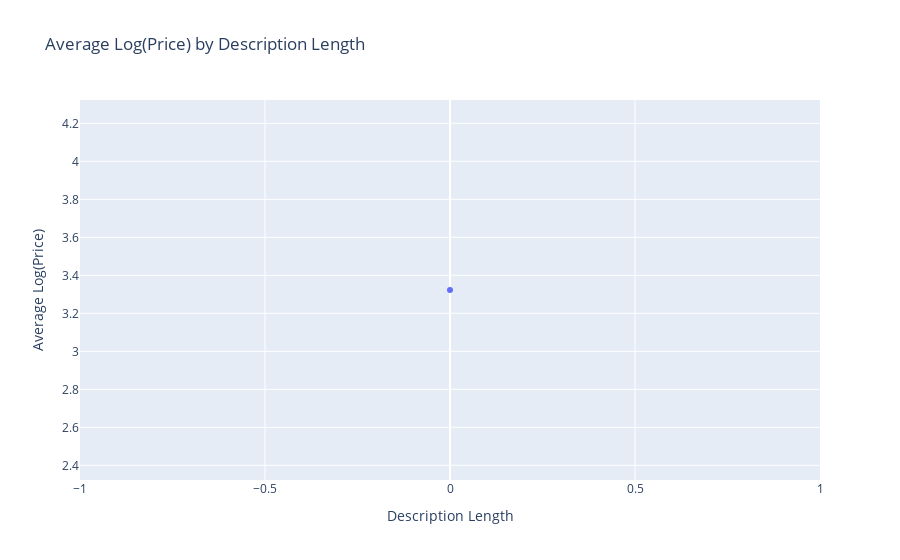

Notebook code for this chart:
### Code cell
# The Impact of Product Descriptions on Pricing
def wordCount(text):
    try:
        text = text.lower()
        regex = re.compile('[' + re.escape(string.punctuation) + '0-9\\r\\t\\n]')
        txt = regex.sub(' ', text)
        words = [w for w in txt.split(" ") if w not in ENGLISH_STOP_WORDS.STOP_WORDS and len(w) > 3]
        return len(words)
    except:
        return 0


train['desc_len'] = train['item_description'].apply(lambda x: wordCount(x))
test['desc_len'] = test['item_description'].apply(lambda x: wordCount(x))
print(train.head())

df = train.groupby('desc_len')['price'].mean().reset_index()
tracel = go.Scatter(x=df['desc_len'], y=np.log(df['price'] + 1), mode='lines+markers', name='lines+markers')
layout = dict(title='Average Log(Price) by Description Length', yaxis=dict(title='Average Log(Price)'),
              xaxis=dict(title='Description Length'))
fig = dict(data=[tracel], layout=layout)
py.iplot(fig)

### Figure 1 — Plotly figure (JSON) as saved in the notebook; plotly's stock layout.template omitted (floating-point values rounded to 4 significant figures)
{"data": [{"mode": "lines+markers", "name": "lines+markers", "x": [0], "y": [3.323], "type": "scatter"}], "layout": {"title": {"text": "Average Log(Price) by Description Length"}, "xaxis": {"title": {"text": "Description Length"}}, "yaxis": {"title": {"text": "Average Log(Price)"}}}}
